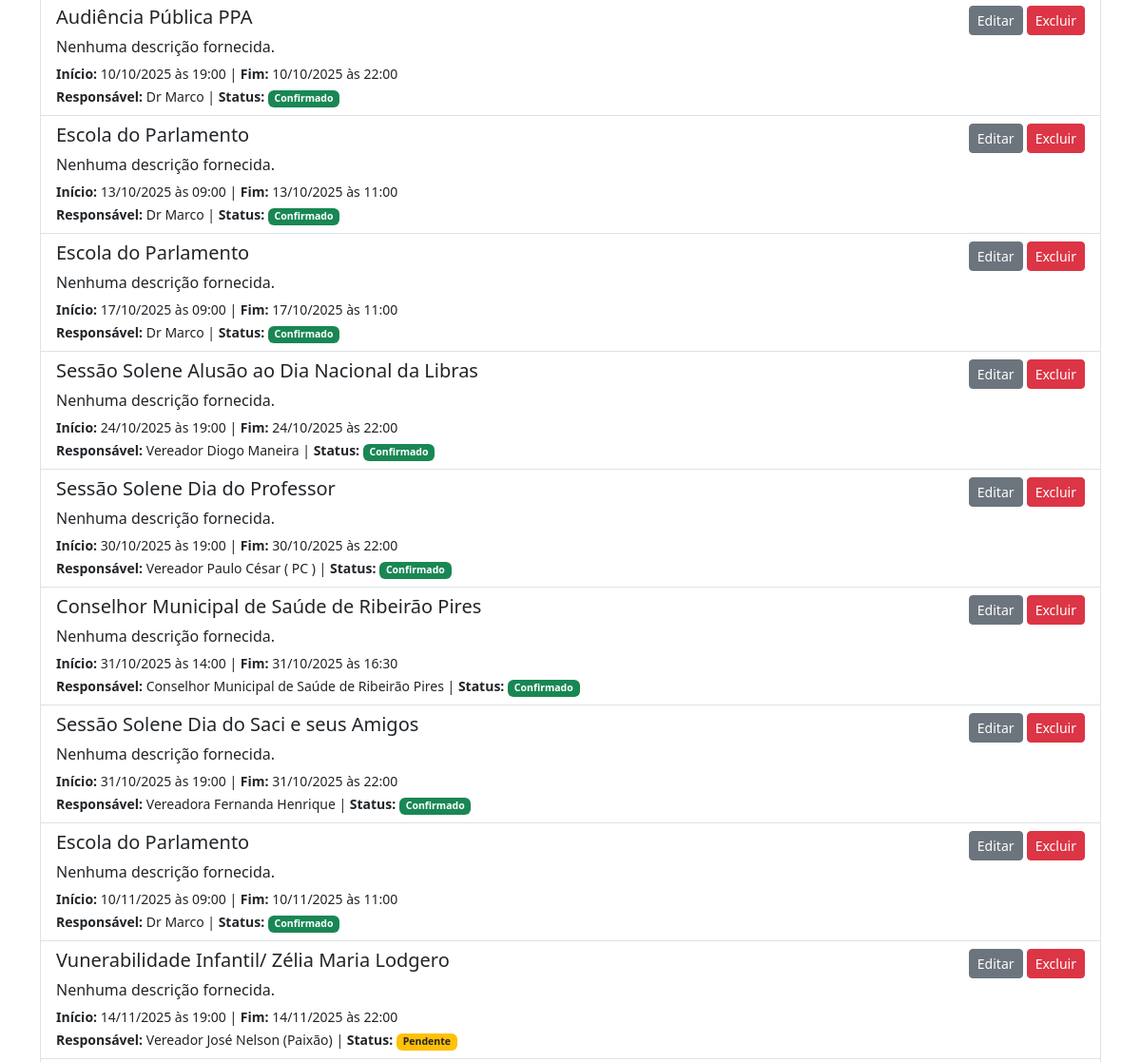
Before: /admin (signed in, middle part) with the older database file.
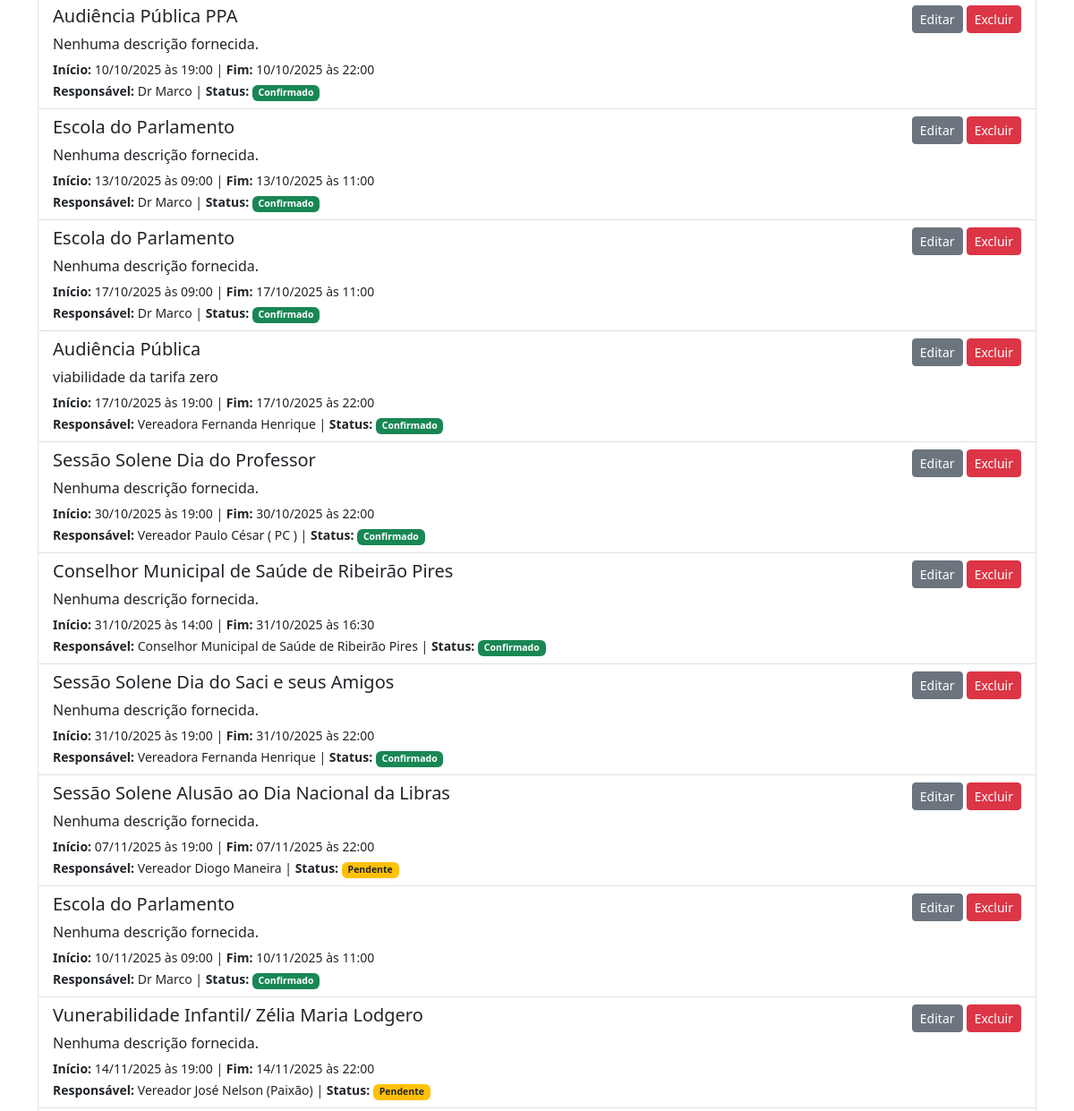
After: the same page with the newer database file.
### app/models.py (models this page shows, shortened)
class Agendamento(db.Model):
    id = db.Column(db.Integer, primary_key=True)
    titulo = db.Column(db.String(140), nullable=False)
    descricao = db.Column(db.Text)
    data_inicio = db.Column(db.DateTime, index=True, nullable=False)
    data_fim = db.Column(db.DateTime, nullable=False)
    local = db.Column(db.String(140), default='Plenário Roberto Bottacin Moreira')
    responsavel = db.Column(db.String(140))
    status = db.Column(db.String(64), default='Confirmado')
    uso_telao = db.Column(db.Boolean, default=False)
    gravacao = db.Column(db.Boolean, default=False)
    uso_som = db.Column(db.Boolean, default=False)
    transmissao = db.Column(db.Boolean, default=False)
    equipe_solicitada = db.Column(db.Text)
    usuario_id = db.Column(db.Integer, db.ForeignKey('usuario.id'))
    mesa_portatil = db.Column(db.Boolean, default=False)

### app/routes.py (the view)
@bp.route('/admin')
@login_required
def admin_dashboard():
    agendamentos = Agendamento.query.order_by(Agendamento.data_inicio.asc()).all()
    return render_template('admin_dashboard.html', agendamentos=agendamentos)

### app/models.py (called while the page is built)
@login_manager.user_loader
def load_user(user_id):
    return Usuario.query.get(int(user_id))

    @property
    def is_admin(self):
        return self.role == 'admin'

### app/templates/admin_dashboard.html (shortened to what this page needs)
{% extends "base.html" %}
{% block content %}
    <div class="mt-4">
        <div class="list-group mt-3">
            {% for agendamento in agendamentos %}
                <div class="list-group-item list-group-item-action flex-column align-items-start">
                    <div class="d-flex w-100 justify-content-between">
                        <h5 class="mb-1">{{ agendamento.titulo }}</h5>
                        <div>
                            <a href="{{ url_for('main.editar_agendamento', agendamento_id=agendamento.id) }}" class="btn btn-secondary btn-sm">Editar</a>
                            {% if current_user.is_admin %}
                            <form action="{{ url_for('main.excluir_agendamento', agendamento_id=agendamento.id) }}" method="POST" style="display: inline;">
                                <button type="submit" class="btn btn-danger btn-sm"
                                        onclick="return confirm('Tem certeza que deseja excluir este agendamento? Esta ação não pode ser desfeita.');">
                                    Excluir
                                </button>
                            </form>
                            {% endif %}
                        </div>
                    </div>
                    <p class="mb-1" style="overflow-wrap: break-word;">{{ agendamento.descricao or "Nenhuma descrição fornecida." }}</p>
                    <small>
                        <strong>Início:</strong> {{ agendamento.data_inicio.strftime('%d/%m/%Y às %H:%M') }} |
                        <strong>Fim:</strong> {{ agendamento.data_fim.strftime('%d/%m/%Y às %H:%M') }}
                    </small>
                    <br>
                    <small>
                        <strong>Responsável:</strong> {{ agendamento.responsavel }} | <strong>Status:</strong>
                        {% if agendamento.status == 'Confirmado' %}
                            <span class="badge bg-success">Confirmado</span>
                        {% elif agendamento.status == 'Pendente' %}
                            <span class="badge bg-warning text-dark">Pendente</span>
                        {% elif agendamento.status == 'Cancelado' %}
                            <span class="badge bg-danger">Cancelado</span>
                        {% else %}
                            <span class="badge bg-secondary">{{ agendamento.status }}</span>
                        {% endif %}
                    </small>
                    </div>
            {% else %}
                <div class="list-group-item">
                    <p class="mb-1">Nenhum agendamento cadastrado ainda.</p>
                </div>
            {% endfor %}
            </div>
    </div>
{% endblock %}

### app/templates/base.html (shortened to what this page needs)
<!doctype html>
<html lang="pt-br">
  <head>
    <link href="https://cdn.jsdelivr.net/npm/bootstrap@5.3.3/dist/css/bootstrap.min.css" rel="stylesheet">
    <link rel="stylesheet" href="https://cdn.jsdelivr.net/npm/bootstrap-icons@1.11.3/font/bootstrap-icons.min.css">
    <link rel="stylesheet" href="{{ url_for('static', filename='css/style.css') }}">
  </head>
  <body>
    <div class="container mt-4">
      {% block content %}{% endblock %}
    </div>
  </body>
</html>

### app/static/css/style.css (style rules this page uses)
.list-group-item p { overflow-wrap: break-word; word-wrap: break-word; word-break: break-word; }

### app/templates/base.html (style rules this page uses)
body { padding-top: 56px; }

Changed rows visible on the page:
added Agendamento: titulo "Audiência Pública", descricao "viabilidade da tarifa zero", data_inicio "17/10/2025 às 19:00", data_fim "17/10/2025 às 22:00", responsavel "Vereadora Fernanda Henrique", status "Confirmado"
changed Agendamento "Sessão Solene Alusão ao Dia Nacional da Libras": data_inicio "24/10/2025 às 19:00" → "07/11/2025 às 19:00"; data_fim "24/10/2025 às 22:00" → "07/11/2025 às 22:00"; status "Confirmado" → "Pendente"; moves down the list
